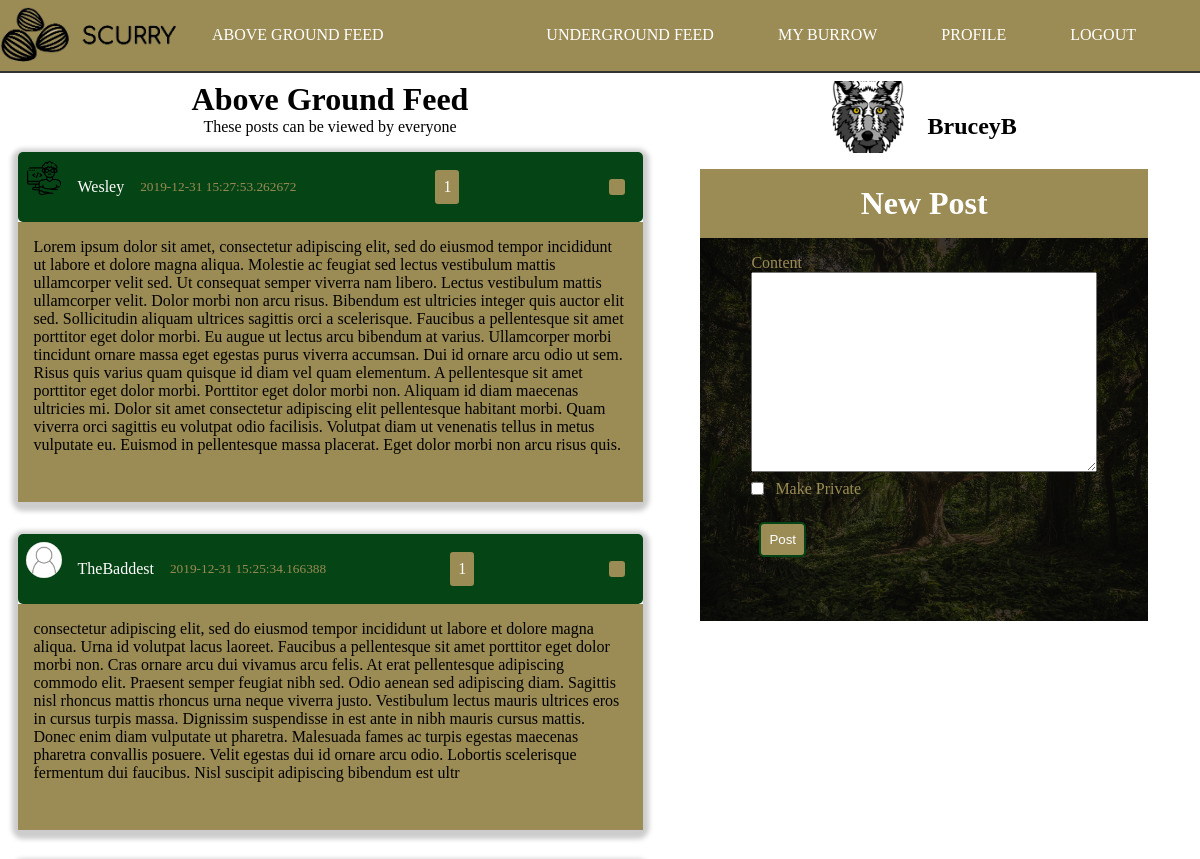
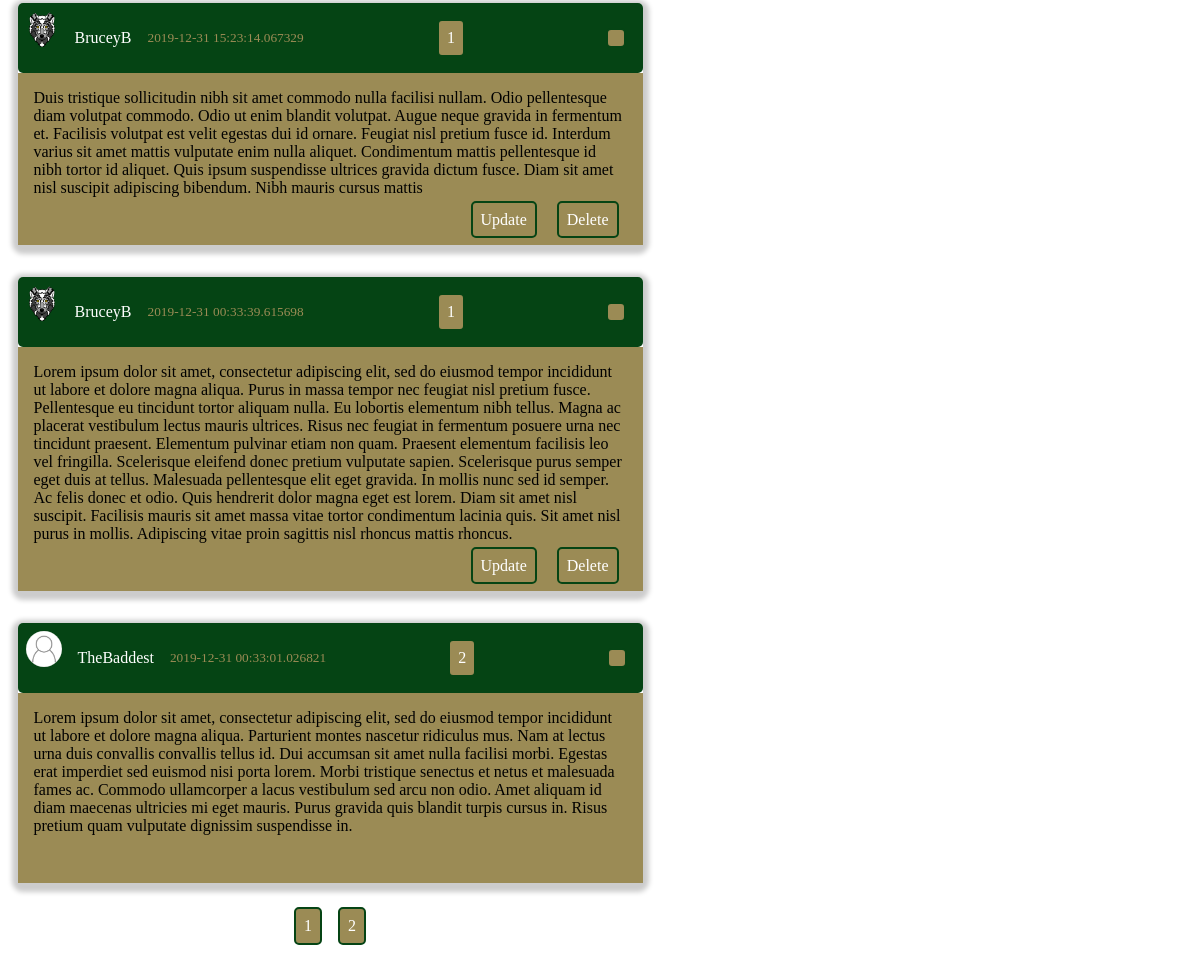
Before: /home (signed in) with the older database file (2 pictures, top to bottom).
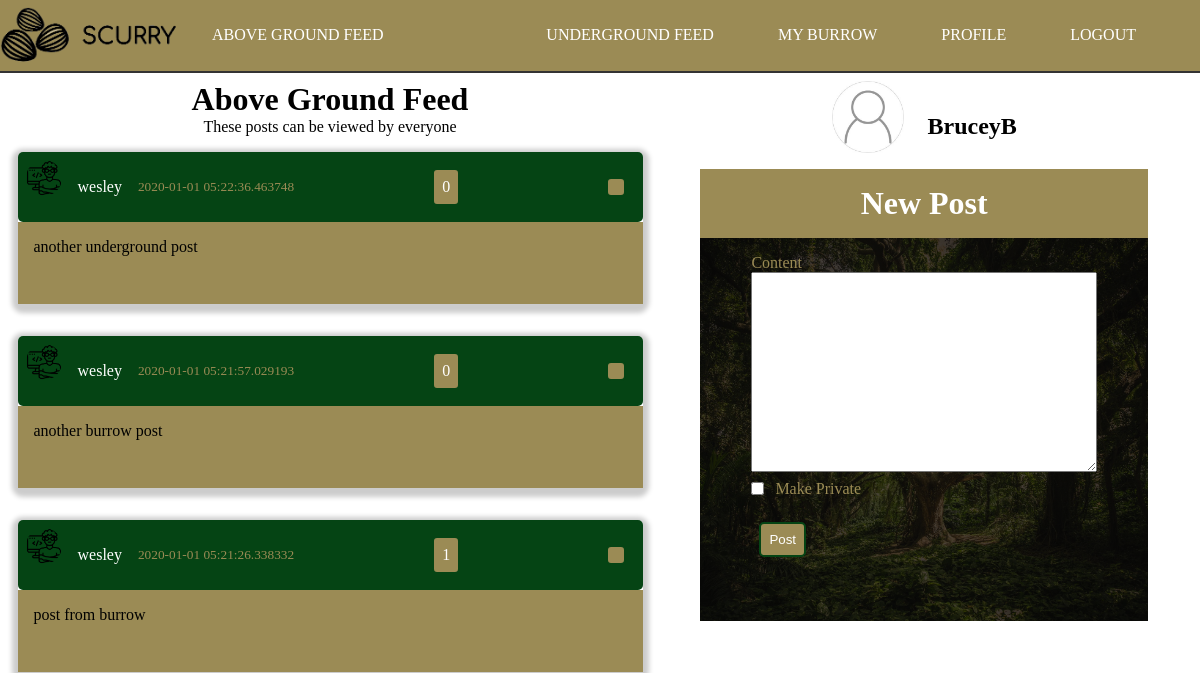
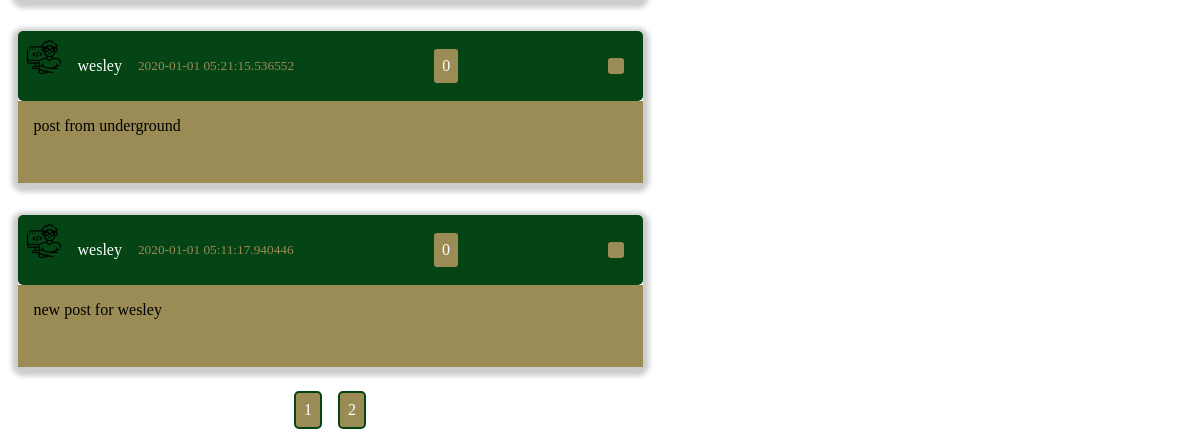
After: the same page with the newer database file (2 pictures, top to bottom).
### scurry/models.py (models this page shows, shortened)
class Post(db.Model):
    id = db.Column(db.Integer, primary_key=True)
    content = db.Column(db.Text, nullable=False)
    date_posted = db.Column(db.DateTime, nullable=False, default=datetime.utcnow)
    user_id = db.Column(db.Integer, db.ForeignKey('user.id'), nullable=False)
    private = db.Column(db.Boolean, default=False, nullable=False)
    likes = db.relationship('PostLike', backref='post', lazy='dynamic')

class User(db.Model, UserMixin):
    id = db.Column(db.Integer, primary_key=True)
    username = db.Column(db.String(20), unique=True, nullable=False)
    email = db.Column(db.String(120), unique=True, nullable=False)
    image_file = db.Column(db.String(20), nullable=False, default='noprofile.jpg')
    password = db.Column(db.String(60), nullable=False)
    posts = db.relationship('Post', backref='author', lazy=True)
    followed = db.relationship(
        'User', secondary=followers,
        primaryjoin=(followers.c.follower_id == id),
        secondaryjoin=(followers.c.followed_id == id),
        backref=db.backref('followers', lazy='dynamic'), lazy='dynamic')
    liked = db.relationship(
        'PostLike',
        foreign_keys='PostLike.user_id',
        backref='user', lazy='dynamic')

### scurry/main/routes.py (the view)
@main.route('/')
@main.route('/home', methods=['POST', 'GET'])
def index():
    postForm = PostForm()
    if postForm.validate_on_submit():
        post = Post(private=postForm.private.data, content=postForm.content.data, author=current_user)
        db.session.add(post)
        db.session.commit()
        flash('Post Created!', 'success')
    user = User.query.filter_by(username=current_user.username).first_or_404()
    page = request.args.get('page', 1, type=int)
    posts = Post.query.filter_by(private=False).order_by(Post.date_posted.desc()).paginate(page=page, per_page=5)
    return render_template('home.html', title='Home', posts=posts, user=user, postForm=postForm)

### scurry/posts/forms.py
class PostForm(FlaskForm):
    content = TextAreaField('Content', validators=[DataRequired()])
    private = BooleanField('Make Private')
    submit = SubmitField('Post')

### scurry/models.py (called while the page is built)
@login_manager.user_loader
def load_user(user_id):
    return User.query.get(int(user_id))

### scurry/templates/home.html (shortened to what this page needs)
{% extends "layout.html" %}
{% block content %}
    <div class="container" id="home">
        <h1 class="page-header">Above Ground Feed</h1>
        <p class="page-header subtext">These posts can be viewed by everyone</p>
        <div class="posts-container">
            {%  for post in posts.items %}
                <article class="article-post shadow">
                    <div class="post-head">
                        <img src="{{ url_for('static', filename='images/' + post.author.image_file) }}" alt="user photo" class="article-img">
                        <div class="post-metadata">
                            <a class="post-author" href="{{ url_for('users.user_posts', username=post.author.username) }}">{{ post.author.username }}</a>
                            <small>{{ post.date_posted }}</small>
                            <p class="btn right">
                                {{ post.likes.count() }}
                            </p>
                            <ion-icon class="btn share-btn right" name="share-alt"></ion-icon>
                        </div>
                    </div>
                    <div class="post-body">
                        <p class="post-content">{{ post.content }}</p>
                        <div class="post-buttons">
                            {% if current_user.username == post.author.username %}
                                <a href="{{ url_for('posts.update_post', post_id=post.id) }}" class="btn">Update</a>
                                <a href="{{ url_for('posts.delete_post', post_id=post.id) }}" class="btn">Delete</a>
                            {% endif %}
                        </div>
                    </div>
                </article>
            {% endfor %}
            <div class="pagination">
                {% for page_num in posts.iter_pages() %}
                    {% if page_num %}
                        <a class="btn btn-info" href="{{ url_for('main.index', page=page_num) }}">{{ page_num }}</a>
                    {% else %}
                        ...
                    {% endif %}
                {% endfor %}
            </div>
        </div>
    </div>
{% endblock content %}

### scurry/templates/layout.html (shortened to what this page needs)
<!DOCTYPE html>
<html lang="en">
<head>
    <link rel="stylesheet" type="text/css" href="{{ url_for('static', filename='style.css') }}">
</head>
<body>
    <header>
        <nav class="header-nav">
            <div class="header-logo">
                <img src="{{ url_for('static', filename='images/scurry-logo.png') }}" alt="Scurry - A Place for Squirrels" class="logo">
            </div>
            <ul class="nav-list">
                <li class="nav-list-item">
                    <a href="{{ url_for('main.index') }}" class="nav-link">Above Ground Feed</a>
                </li>
            </ul>
            <ul class="nav-list right">
                {% if current_user.is_authenticated %}
                <li class="nav-list-item">
                    <a href="{{ url_for('posts.underground') }}" class="nav-link">Underground Feed</a>
                </li>
                <li class="nav-list-item">
                    <a href="{{ url_for('posts.burrow') }}" class="nav-link">My Burrow</a>
                </li>
                <li class="nav-list-item">
                    <a href="{{ url_for('users.profile') }}" class="nav-link">Profile</a>
                </li>
                <li class="nav-list-item">
                    <a href="{{ url_for('users.logout') }}" class="nav-link">Logout</a>
                </li>
                {% endif %}
            </ul>
        </nav>
    </header>
    <main id="main">
        <div class="content-container" id="main-block">
            {%  block content %}{% endblock %}
        </div>
        <div class="sidebar-container" id="sidebar-block">
        {% if current_user.is_authenticated %}
            <div class="home-sidebar-user-info">
                <img src="{{ url_for('static', filename='images/' + current_user.image_file) }}" alt="user photo" class="sidebar-img">
                <h2>{{ current_user.username }}</h2>
            </div>
            <div class="post-form">
                <form action="" method="POST" class="form">
                    <div class="form-legend">
                        <h1>New Post</h1>
                    </div>
                    <div class="form-well">
                        <div class="form-group">
                            {{ postForm.content.label(class="form-control-label") }}
                            {% if postForm.content.errors %}
                                <div class="invalid-feedback">
                                    {% for error in postForm.content.errors %}
                                        <span>{{ error }}</span>
                                    {% endfor %}
                                </div>
                            {% else %}
                                {{ postForm.content(class="form-control-post-textarea") }}
                            {% endif %}
                        </div>
                        <div class="form-group">
                            {{ postForm.private.label(class="form-control-boolean-label") }}
                            {{ postForm.private(class="form-control-boolean") }}
                        </div>
                        <div class="form-group post-submit">
                            {{ postForm.submit(class="btn")}}
                        </div>
                    </div>
                </form>
            </div>
        {% endif %}
        </div>
    </main>
</body>
</html>

Changed rows visible on the page:
removed Post: image_file (picture), author.username "Wesley", date_posted "2019-12-31 15:27:53.262672", likes.count "1", content "Lorem ipsum dolor sit amet, consectetur adipiscing elit, sed do eiusmod tempor incididunt ut labore et dolore magna aliqua. Molestie ac feugiat sed lectus vestibulum mattis ullamcorper velit sed. Ut consequat semper viverra nam libero. Lectus vestibulum mattis ullamcorper velit. Dolor morbi non arcu risus. Bibendum est ultricies integer quis auctor elit sed. Sollicitudin aliquam ultrices sagittis orci a scelerisque. Faucibus a pellentesque sit amet porttitor eget dolor morbi. Eu augue ut lectus arcu bibendum at varius. Ullamcorper morbi tincidunt ornare massa eget egestas purus viverra accumsan. Dui id ornare arcu odio ut sem. Risus quis varius quam quisque id diam vel quam elementum. A…"
removed Post: image_file (picture), author.username "TheBaddest", date_posted "2019-12-31 15:25:34.166388", likes.count "1", content "consectetur adipiscing elit, sed do eiusmod tempor incididunt ut labore et dolore magna aliqua. Urna id volutpat lacus laoreet. Faucibus a pellentesque sit amet porttitor eget dolor morbi non. Cras ornare arcu dui vivamus arcu felis. At erat pellentesque adipiscing commodo elit. Praesent semper feugiat nibh sed. Odio aenean sed adipiscing diam. Sagittis nisl rhoncus mattis rhoncus urna neque viverra justo. Vestibulum lectus mauris ultrices eros in cursus turpis massa. Dignissim suspendisse in est ante in nibh mauris cursus mattis. Donec enim diam vulputate ut pharetra. Malesuada fames ac turpis egestas maecenas pharetra convallis posuere. Velit egestas dui id ornare arcu odio. Lobortis…"
removed Post: image_file (picture), author.username "BruceyB", date_posted "2019-12-31 15:23:14.067329", likes.count "1", content "Duis tristique sollicitudin nibh sit amet commodo nulla facilisi nullam. Odio pellentesque diam volutpat commodo. Odio ut enim blandit volutpat. Augue neque gravida in fermentum et. Facilisis volutpat est velit egestas dui id ornare. Feugiat nisl pretium fusce id. Interdum varius sit amet mattis vulputate enim nulla aliquet. Condimentum mattis pellentesque id nibh tortor id aliquet. Quis ipsum suspendisse ultrices gravida dictum fusce. Diam sit amet nisl suscipit adipiscing bibendum. Nibh mauris cursus mattis"
removed Post: image_file (picture), author.username "BruceyB", date_posted "2019-12-31 00:33:39.615698", likes.count "1", content "Lorem ipsum dolor sit amet, consectetur adipiscing elit, sed do eiusmod tempor incididunt ut labore et dolore magna aliqua. Purus in massa tempor nec feugiat nisl pretium fusce. Pellentesque eu tincidunt tortor aliquam nulla. Eu lobortis elementum nibh tellus. Magna ac placerat vestibulum lectus mauris ultrices. Risus nec feugiat in fermentum posuere urna nec tincidunt praesent. Elementum pulvinar etiam non quam. Praesent elementum facilisis leo vel fringilla. Scelerisque eleifend donec pretium vulputate sapien. Scelerisque purus semper eget duis at tellus. Malesuada pellentesque elit eget gravida. In mollis nunc sed id semper. Ac felis donec et odio. Quis hendrerit dolor magna eget est…"
removed Post: image_file (picture), author.username "TheBaddest", date_posted "2019-12-31 00:33:01.026821", likes.count "2", content "Lorem ipsum dolor sit amet, consectetur adipiscing elit, sed do eiusmod tempor incididunt ut labore et dolore magna aliqua. Parturient montes nascetur ridiculus mus. Nam at lectus urna duis convallis convallis tellus id. Dui accumsan sit amet nulla facilisi morbi. Egestas erat imperdiet sed euismod nisi porta lorem. Morbi tristique senectus et netus et malesuada fames ac. Commodo ullamcorper a lacus vestibulum sed arcu non odio. Amet aliquam id diam maecenas ultricies mi eget mauris. Purus gravida quis blandit turpis cursus in. Risus pretium quam vulputate dignissim suspendisse in."
now on this page (row edited): Post: image_file (picture), author.username "wesley", date_posted "2020-01-01 05:22:36.463748", likes.count "0", content "another underground post"
added Post: image_file (picture), author.username "wesley", date_posted "2020-01-01 05:21:57.029193", likes.count "0", content "another burrow post"
added Post: image_file (picture), author.username "wesley", date_posted "2020-01-01 05:21:26.338332", likes.count "1", content "post from burrow"
added Post: image_file (picture), author.username "wesley", date_posted "2020-01-01 05:21:15.536552", likes.count "0", content "post from underground"
now on this page (row edited): Post: image_file (picture), author.username "wesley", date_posted "2020-01-01 05:11:17.940446", likes.count "0", content "new post for wesley"
changed User "BruceyB": image_file: a different picture
